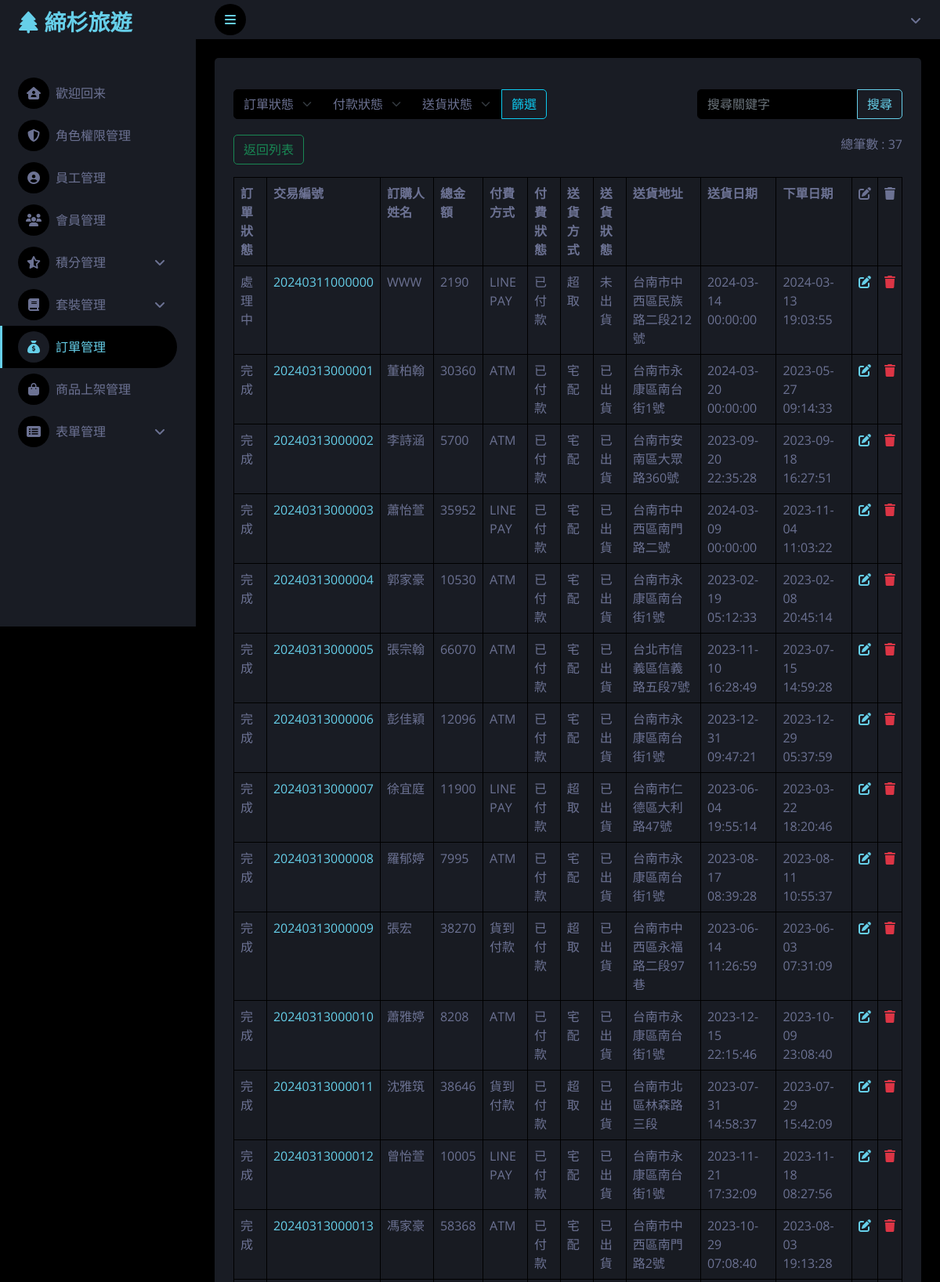
Screenshot of /order/filter_result.php (upper part) with the database file from the repository.
### tables this page shows
CREATE TABLE `order` (
  `order_id` int(255) NOT NULL,
  `transaction_id` varchar(255) NOT NULL,
  `customer_id` int(50) DEFAULT NULL,
  `purchaser_name` varchar(50) DEFAULT NULL,
  `purchaser_mobile` varchar(50) DEFAULT NULL,
  `purchaser_email` varchar(50) DEFAULT NULL,
  `recipient_name` varchar(50) DEFAULT NULL,
  `recipient_mobile` varchar(50) DEFAULT NULL,
  `total_amount` int(50) NOT NULL,
  `payment_method` varchar(50) DEFAULT NULL,
  `shipping_method` varchar(50) DEFAULT NULL,
  `shipping_address` varchar(50) DEFAULT NULL,
  `invoice_type` varchar(50) DEFAULT NULL,
  `invoice_code` varchar(50) DEFAULT NULL,
  `company_title` varchar(50) DEFAULT NULL,
  `order_date` datetime DEFAULT NULL,
  `payment_status` varchar(50) DEFAULT NULL,
  `shipping_status` varchar(50) DEFAULT NULL,
  `shipping_date` datetime DEFAULT NULL,
  `order_status` varchar(50) DEFAULT NULL
);

### order/filter_result.php (the view, shortened to what this page needs)
<?php
require __DIR__ . '/parts/pdo-connect.php';
$isAbled = $_SESSION['permission']['orders'] == 'view' ? 'disabled' : '';
$sql_select = "SELECT * FROM `order` WHERE 1=1";
$stmt_select = $pdo->prepare($sql_select);
$stmt_select->execute();
$searchResults = $stmt_select->fetchAll();
$rowCount = count($searchResults);
?>
<?php include '../parts/html-head.php' ?>
<?php include '../parts/spinner.php' ?>
<?php include '../parts/slidebar.php' ?>
<?php include '../parts/navbar.php' ?>
<div class="m-4">
    <div class="bg-secondary rounded h-100 p-4 w-100">
        <div class="row">
            <div class="col mt-3 ">
                <div class="searchbar d-flex justify-content-between">
                    <?php include __DIR__ . '/filter.php'; ?>
                    <?php include __DIR__ . '/search_input.php'; ?>
                </div>
                <div class="mt-3 mb-3 d-flex justify-content-between"> <a class="btn btn-outline-success " href="./orderList-admin.php">返回列表</a>
                    <div class="row">
                        <div class="col"><span> 總筆數 : <?= $rowCount ?></span></div>
                    </div>
                </div>
                <?php if (empty($searchResults)) : ?>
                    <table class="table table-bordered table-striped">
                        <tr>
                            <th>訂單狀態</th>
                            <th>交易編號</th>
                            <th>訂購人姓名</th>
                            <th>總金額</th>
                            <th>付費方式</th>
                            <th>付費狀態</th>
                            <th>送貨方式</th>
                            <th>送貨狀態</th>
                            <th>送貨地址</th>
                            <th>送貨日期</th>
                            <th>下單日期</th>
                            <th><i class="fa-solid fa-pen-to-square"></i></th>
                            <th><i class="fa-solid fa-trash"></i></th>
                        </tr>
                        <?php foreach ($searchResults as $result) {
                            echo '<tr>';
                            echo '<td>', $result['order_status'], '</td>';
                            echo '<td><a href="order_detail.php?transaction_id=' . htmlentities($result['transaction_id']) . '">', $result['transaction_id'], '</a></td>';
                            echo '<td>', $result['purchaser_name'], '</td>';
                            echo '<td>', $result['total_amount'], '</td>';
                            echo '<td>', $result['payment_method'], '</td>';
                            echo '<td>', $result['payment_status'], '</td>';
                            echo '<td>', $result['shipping_method'], '</td>';
                            echo '<td>', $result['shipping_status'], '</td>';
                            echo '<td>', $result['shipping_address'], '</td>';
                            echo '<td>', $result['shipping_date'], '</td>';
                            echo '<td>', $result['order_date'], '</td>';
                            echo '<td><a href="edit.php?order_id=', $result['order_id'], '"><i class="fa-solid fa-pen-to-square"></i></a></td>';
                            echo '<td><a href="javascript:deleteOne(', $result['order_id'], ')"><i class="fa-solid fa-trash  text-danger"></i></a></td>';
                            echo '</tr>';
                            echo "\n";
                        }
                        ?>
                    </table>
                <?php else : ?>
                    <table class="table table-bordered table-striped">
                        <tr>
                            <th>訂單狀態</th>
                            <th>交易編號</th>
                            <th>訂購人姓名</th>
                            <th>總金額</th>
                            <th>付費方式</th>
                            <th>付費狀態</th>
                            <th>送貨方式</th>
                            <th>送貨狀態</th>
                            <th>送貨地址</th>
                            <th>送貨日期</th>
                            <th>下單日期</th>
                            <th><i class="fa-solid fa-pen-to-square"></i></th>
                            <th><i class="fa-solid fa-trash "></i></th>
                        </tr>
                        <?php foreach ($searchResults as $result) {
                            echo '<tr>';
                            echo '<td>', $result['order_status'], '</td>';
                            echo '<td><a href="order_detail.php?transaction_id=' . htmlentities($result['transaction_id']) . '">', $result['transaction_id'], '</a></td>';
                            echo '<td>', $result['purchaser_name'], '</td>';
                            echo '<td>', $result['total_amount'], '</td>';
                            echo '<td>', $result['payment_method'], '</td>';
                            echo '<td>', $result['payment_status'], '</td>';
                            echo '<td>', $result['shipping_method'], '</td>';
                            echo '<td>', $result['shipping_status'], '</td>';
                            echo '<td>', $result['shipping_address'], '</td>';
                            echo '<td>', $result['shipping_date'], '</td>';
                            echo '<td>', $result['order_date'], '</td>';
                            echo '<td><a href="edit.php?order_id=', $result['order_id'], '" class="', $isAbled ,'"><i class="fa-solid fa-pen-to-square"></i></a></td>';
                            echo '<td><a href="javascript:deleteOne(', $result['order_id'], ')"  class="', $isAbled ,'"><i class="fa-solid fa-trash  text-danger"></i></a></td>';
                            echo '</tr>';
                        }
                        ?>
                    </table>
                <?php endif; ?>
            </div>
        </div>
    </div>
</div>
<?php include '../parts/footer.php' ?>
<?php include '../parts/html-foot.php' ?>

### css/style.css (style rules this page uses)
:root { --primary: rgb(102, 207, 233); --secondary: #191C24; --light: #6C7293; --dark: #000000; }
.btn { transition: .5s; }

### rows the page displays
order: order_status "處理中", transaction "20240311000000", purchaser_name "WWW", total_amount "2190", payment_method "LINE PAY", payment_status "已付款", shipping_method "超取", shipping_status "未出貨", shipping_address "台南市中西區民族路二段212號", shipping_date "2024-03-14 00:00:00", order_date "2024-03-13 19:03:55"
order: order_status "完成", transaction "20240313000001", purchaser_name "董柏翰", total_amount "30360", payment_method "ATM", payment_status "已付款", shipping_method "宅配", shipping_status "已出貨", shipping_address "台南市永康區南台街1號", shipping_date "2024-03-20 00:00:00", order_date "2023-05-27 09:14:33"
order: order_status "完成", transaction "20240313000002", purchaser_name "李詩涵", total_amount "5700", payment_method "ATM", payment_status "已付款", shipping_method "宅配", shipping_status "已出貨", shipping_address "台南市安南區大眾路360號", shipping_date "2023-09-20 22:35:28", order_date "2023-09-18 16:27:51"
order: order_status "完成", transaction "20240313000003", purchaser_name "蕭怡萱", total_amount "35952", payment_method "LINE PAY", payment_status "已付款", shipping_method "宅配", shipping_status "已出貨", shipping_address "台南市中西區南門路二號", shipping_date "2024-03-09 00:00:00", order_date "2023-11-04 11:03:22"
order: order_status "完成", transaction "20240313000004", purchaser_name "郭家豪", total_amount "10530", payment_method "ATM", payment_status "已付款", shipping_method "宅配", shipping_status "已出貨", shipping_address "台南市永康區南台街1號", shipping_date "2023-02-19 05:12:33", order_date "2023-02-08 20:45:14"
order: order_status "完成", transaction "20240313000005", purchaser_name "張宗翰", total_amount "66070", payment_method "ATM", payment_status "已付款", shipping_method "宅配", shipping_status "已出貨", shipping_address "台北市信義區信義路五段7號", shipping_date "2023-11-10 16:28:49", order_date "2023-07-15 14:59:28"
order: order_status "完成", transaction "20240313000006", purchaser_name "彭佳穎", total_amount "12096", payment_method "ATM", payment_status "已付款", shipping_method "宅配", shipping_status "已出貨", shipping_address "台南市永康區南台街1號", shipping_date "2023-12-31 09:47:21", order_date "2023-12-29 05:37:59"
order: order_status "完成", transaction "20240313000007", purchaser_name "徐宜庭", total_amount "11900", payment_method "LINE PAY", payment_status "已付款", shipping_method "超取", shipping_status "已出貨", shipping_address "台南市仁德區大利路47號", shipping_date "2023-06-04 19:55:14", order_date "2023-03-22 18:20:46"
order: order_status "完成", transaction "20240313000008", purchaser_name "羅郁婷", total_amount "7995", payment_method "ATM", payment_status "已付款", shipping_method "宅配", shipping_status "已出貨", shipping_address "台南市永康區南台街1號", shipping_date "2023-08-17 08:39:28", order_date "2023-08-11 10:55:37"
order: order_status "完成", transaction "20240313000009", purchaser_name "張宏", total_amount "38270", payment_method "貨到付款", payment_status "已付款", shipping_method "超取", shipping_status "已出貨", shipping_address "台南市中西區永福路二段97巷", shipping_date "2023-06-14 11:26:59", order_date "2023-06-03 07:31:09"
order: order_status "完成", transaction "20240313000010", purchaser_name "蕭雅婷", total_amount "8208", payment_method "ATM", payment_status "已付款", shipping_method "宅配", shipping_status "已出貨", shipping_address "台南市永康區南台街1號", shipping_date "2023-12-15 22:15:46", order_date "2023-10-09 23:08:40"
order: order_status "完成", transaction "20240313000011", purchaser_name "沈雅筑", total_amount "38646", payment_method "貨到付款", payment_status "已付款", shipping_method "超取", shipping_status "已出貨", shipping_address "台南市北區林森路三段", shipping_date "2023-07-31 14:58:37", order_date "2023-07-29 15:42:09"
order: order_status "完成", transaction "20240313000012", purchaser_name "曾怡萱", total_amount "10005", payment_method "LINE PAY", payment_status "已付款", shipping_method "宅配", shipping_status "已出貨", shipping_address "台南市永康區南台街1號", shipping_date "2023-11-21 17:32:09", order_date "2023-11-18 08:27:56"
order: order_status "完成", transaction "20240313000013", purchaser_name "馮家豪", total_amount "58368", payment_method "ATM", payment_status "已付款", shipping_method "宅配", shipping_status "已出貨", shipping_address "台南市中西區南門路2號", shipping_date "2023-10-29 07:08:40", order_date "2023-08-03 19:13:28"

### other values shown
$rowCount "37"
